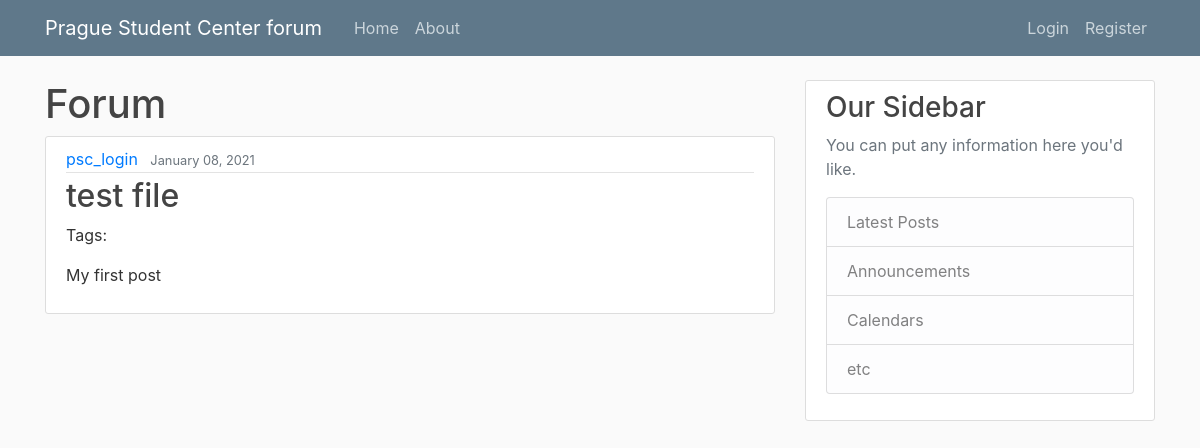
Page /post/ on the earlier database version.
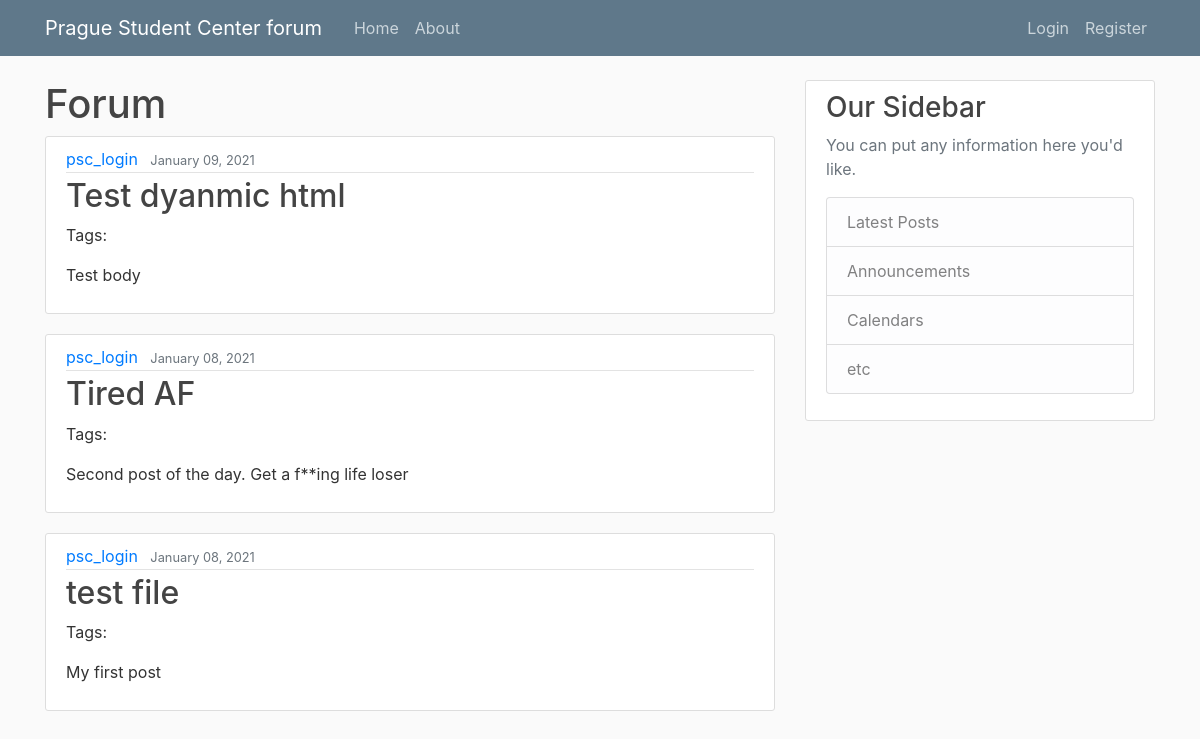
Same page on the later database version.
### forum/models.py (models this page shows, shortened)
class Post(models.Model):
    STATUS_CHOICES = (
        ('draft', 'Draft'),
        ('published', 'Published'),
    )
    title = models.CharField(max_length=250)
    slug = models.SlugField(max_length=250,
                            unique_for_date='publish')
    author = models.ForeignKey(User,
                               on_delete=models.CASCADE,
                               related_name='blog_posts')
    body = models.TextField()
    publish = models.DateTimeField(default=timezone.now)
    created = models.DateTimeField(auto_now_add=True)
    updated = models.DateTimeField(auto_now=True)
    status = models.CharField(max_length=10,
                              choices=STATUS_CHOICES,
                              default='draft')
    objects = models.Manager() #default manager
    published = PublishedManager() #Custome manager
    class Meta:
        ordering = ('-publish',)
    def get_absolute_url(self):
        return reverse('forum:post_detail',
                       args=[self.publish.year,
                             self.publish.month,
                             self.publish.day,
                             self.slug])

### forum/views.py (the view)
# urls.py: path('post/', views.post_list, name='forum_post_list'),
def post_list(request):
    posts = Post.published.all()
    context = {
                'posts': posts
              }
    posts = Post.published.all()
    return render(request, 'forum/list.html', context)

### forum/models.py (called while the page is built)
    def get_queryset(self):
        return super(PublishedManager, self).get_queryset().filter(status='published')

### forum/templates/forum/list.html (shortened to what this page needs)
{% extends "forum/base.html" %}
{% block content %}
<h1>Forum</h1>
    {% for post in posts %}
        <article class="media content-section">
            <div class="media-body">
                <div class="article-metadata">
                    <a class="mr-2" href="#">{{ post.author }}</a>
                    <small class="text-muted">{{ post.publish|date:"F d, Y" }}</small>
                </div>
                <h2>
                    <a class="article-title" href="{{ post.get_absolute_url }}">{{ post.title }}</a>
                </h2>
                <p class='tags'>Tags: {{ post.tags.all|join:", " }} </p>
                <p class="article-content">{{ post.body|truncatewords:30|linebreaks }}</p>
            </div>
        </article>
    {% endfor %}
{% endblock %}

### forum/templates/forum/base.html (shortened to what this page needs)
{% load static %}
<!DOCTYPE html>
<html>
<head>
    <link rel="stylesheet" href="https://maxcdn.bootstrapcdn.com/bootstrap/4.0.0/css/bootstrap.min.css">
    <link rel="stylesheet" type="text/css" href="{% static 'forum/main.css' %}">
</head>
<body>
    <header class="site-header">
      <nav class="navbar navbar-expand-md navbar-dark bg-steel fixed-top">
        <div class="container">
          <a class="navbar-brand mr-4" href="{% url 'forum:forum-home' %}">Prague Student Center forum</a>
          <div class="collapse navbar-collapse" id="navbarToggle">
            <div class="navbar-nav mr-auto">
              <a class="nav-item nav-link" href="{% url 'forum:forum-home' %}">Home</a>
              <a class="nav-item nav-link" href="{% url 'forum:forum-about' %}">About</a>
            </div>
            <div class="navbar-nav">
              {% if user.is_authenticated %}
                <a class="nav-item nav-link" href="#">Profile</a>
                <a class="nav-item nav-link" href="{% url 'logout' %}">Logout</a>
              {% else %}
                <a class="nav-item nav-link" href="{% url 'login' %}">Login</a>
                <a class="nav-item nav-link" href="{% url 'register' %}">Register</a>
              {% endif %}
            </div>
          </div>
        </div>
      </nav>
    </header>
    <main role="main" class="container">
      <div class="row">
        <div class="col-md-8">
          {% block content %}{% endblock %}
          </div>
        <div class="col-md-4">
          <div class="content-section">
            <h3>Our Sidebar</h3>
            <p class='text-muted'>You can put any information here you'd like.
              <ul class="list-group">
                <li class="list-group-item list-group-item-light">Latest Posts</li>
                <li class="list-group-item list-group-item-light">Announcements</li>
                <li class="list-group-item list-group-item-light">Calendars</li>
                <li class="list-group-item list-group-item-light">etc</li>
              </ul>
            </p>
          </div>
        </div>
      </div>
    </main>
</body>
</html>

### forum/static/forum/main.css (style rules this page uses)
body { background: #fafafa; color: #333333; margin-top: 5rem; }
h1, h2, h3, h4, h5, h6 { color: #444444; }
ul { margin: 0; }
.bg-steel { background-color: #5f788a; }
.site-header .navbar-nav .nav-link { color: #cbd5db; }
.content-section { background: #ffffff; padding: 10px 20px; border: 1px solid #dddddd; border-radius: 3px; margin-bottom: 20px; }
.article-title { color: #444444; }
.article-content { white-space: pre-line; }
.article-metadata { padding-bottom: 1px; margin-bottom: 4px; border-bottom: 1px solid #e3e3e3 }

Differences in the rows shown:
added Post: author "psc_login", publish "January 09, 2021", title "Test dyanmic html", body "Test body"
now on this page (row edited): Post: author "psc_login", publish "January 08, 2021", title "Tired AF", body "Second post of the day. Get a f**ing life loser"
